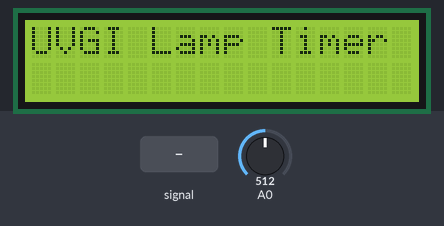
Bench run of a sketch on a simulated Arduino Uno, built with avr-gcc and run on an emulated ATmega328P. Shown: 16×2 character LCD. The test bench sets the inputs (shaded band); at power-on: A0 = 512. EEPROM starts erased. At 5.3 s the program stops and its outputs stay as they are.

Above: at 0.1 s.
At 2.1 s:
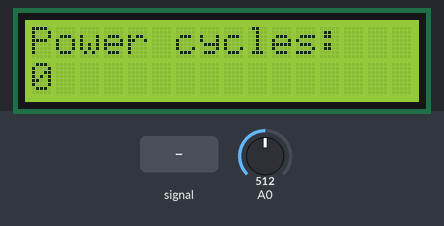
At 5.2 s:
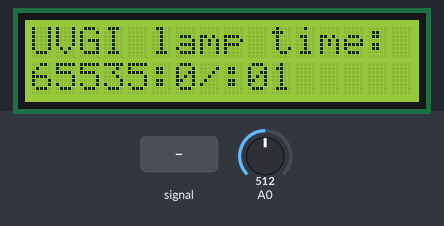
5.3 s: A0 fed a 200 Hz sine of ±81 counts around its level
Timing chart, 0 to 6.8 s (numbered marks = the images above; inputs shaded):
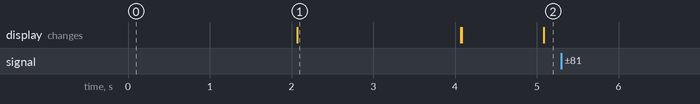

Measured:
- after the input at 5.3 s, every drawn part: stays the same
- what the display in image 1 shows lasts 2.0 s, from 2.1 s to 4.1 s

The sketch:

UVGI_Lamp_timer.ino
```cpp
/*
 UVGI Lamp working hour timer (c) Sebart 2020  sebart@agabox.net
 Little project to monitor work hours of UV-C lamp
 used as germicidal irradioation system
 made here in Poland for hospitals and any possible use in case of *COVID-19 danger
 Thanks to my friend Artur for brilliant idea and whole UVGI lamp construction
 Program for arduino boards to memorize in EEPROM: on/off cycles, lamp working hours

 To do: change lamp indication (add hardware button)

eepointer + 0 - seconds
eepointer + 1 - minutes
eepointer + 2 - workhour LSB
eepointer + 3 - workhour MSB
eepointer + 4 - pwrcycle LSB
eepointer + 5 - pwrcycle MSB

*/

#include <LiquidCrystal.h>
#include "EEPROM.h"
// initialize the LCD library with the numbers of the interface pins (RS,E,D4,D5,D6,D7)
LiquidCrystal lcd(12, 11, 5, 4, 3, 2);

#define maxworkhours 8000;  // maximum work hours for the lamp
#define eepointer 100 // eeprom adres pointer

static char timestr[11] = "-----:--:--";  // LCD template

unsigned long millis_last;
unsigned long millis_curr;
char sec = 00;
char minute = 00;
unsigned int workhour = 0;
unsigned int pwr_cycle = 0;
unsigned int licz = 0;
int volt_last;
int volt_curr;

void setup()
{

sec = EEPROM [eepointer];
minute = EEPROM [eepointer+1];
workhour = EEPROM[eepointer+2] + 256*EEPROM[eepointer+3];
pwr_cycle = EEPROM[eepointer+4] + 256*EEPROM[eepointer+5] + 1;

//licz = workhour;
//for (char i=4; i>=0; i--)
//{
//timestr[i] = '0' + licz %10;
//licz = licz/10;
//};

 lcd.begin(16, 2);

 lcd.setCursor(0, 0);
 lcd.print("UVGI Lamp Timer");
 delay (2000);

 lcd.setCursor(0, 0);
 lcd.print("Power cycles:  ");
 lcd.setCursor(0, 1);
 lcd.print(pwr_cycle);
 delay (2000);

 lcd.setCursor(0, 0);
 lcd.print("UVGI lamp time:");
 lcd.setCursor(0, 1);
 lcd.print("              ");


  volt_last = analogRead(0);

  delay(10);
}


void loop() {
  millis_curr = millis();
  volt_curr = analogRead (0);
  if (millis_curr - millis_last > 1000) // every second
    {
      millis_last = millis();
      sec ++;
      if (sec == 60) {sec = 0; minute++;};
      if (minute == 60) {minute = 0; workhour++;};
//      lcd.setCursor(12, 0); lcd.print(sec);

     licz = workhour;
     for (char i=4; i>=0; i--)
      {
      timestr[i] = '0' + licz %10;
      licz = licz/10;
      };
     timestr[6] = '0' + minute / 10;
     timestr[7] = '0' + minute % 10;
     timestr[9] = '0' + sec / 10;
     timestr[10] = '0' + sec % 10;

     lcd.setCursor(0, 1);
     for (int i=0; i<11; i++)
        {
        lcd.write(timestr[i]);
        };
    };

 if (volt_last - volt_curr > 50)   // power drop detection 50 = 0.5 V drop
    {
     EEPROM[eepointer] = sec;
     EEPROM[eepointer+1] = minute;
     EEPROM[eepointer+2] = workhour % 256;
     EEPROM[eepointer+3] = workhour / 256;
     EEPROM[eepointer+4] = pwr_cycle % 256;
     EEPROM[eepointer+5] = pwr_cycle / 256;
     while(1) {};
     }
 volt_last = analogRead(0);
 delay(1);
}
```
